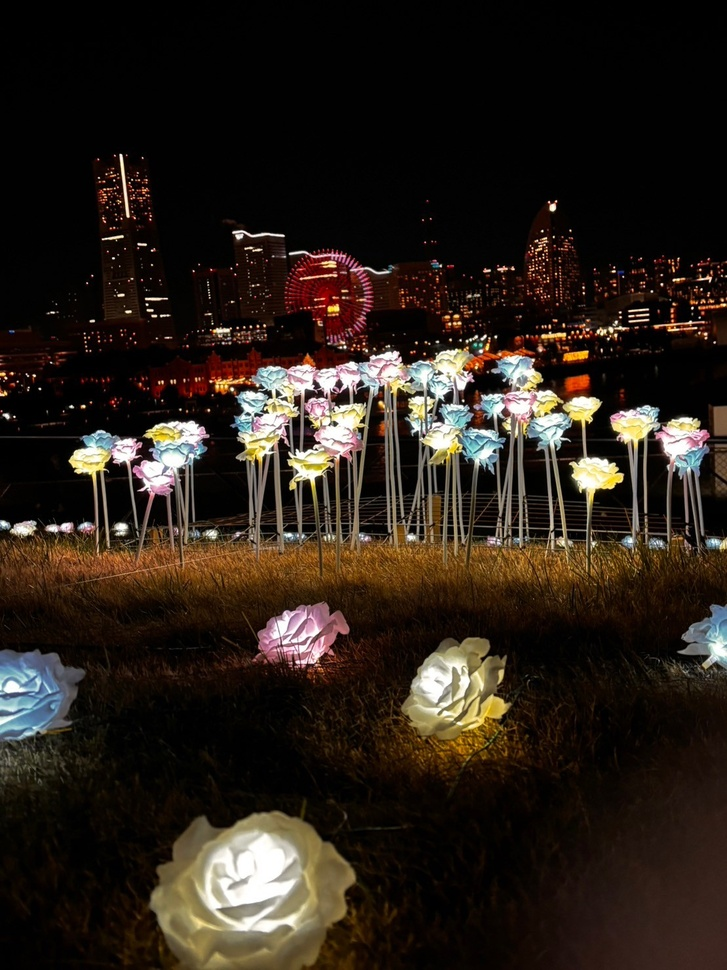
#> input picture img/flower.jpg, 727 x 970 px, shrunk from 1109 x 1479 before the run, found by its file name
$ python back_projection.py
#> lines starting #> are read from the running program, lines starting #| are printed output that depends on the picture; after the words box and inside, x2 and y2 are one past the last pixel; in counts of white or black regions, pixels touching at a corner belong together
import cv2
import numpy as np
import matplotlib.pyplot as plt

"""
画像の領域分割や画像中の対象物体の検出に使われる
→ 対象：白 , それ以外：黒
カラー画像を見た方が定義しやすい
→ 各画素がグラウンドに属している確率を計算していくことで画像から対象物体を抽出する
"""

# numpy ========================================================
roi  = cv2.imread('img/flower.jpg')
#> roi is the input picture: shape (970, 727, 3); mean B, G, R 25.2, 32.8, 41.9
hsv = cv2.cvtColor(roi, cv2.COLOR_BGR2HSV)
#> hsv: shape (970, 727, 3); mean H, S, V 21.1, 125, 42.8

target = cv2.imread('img/template.jpg')
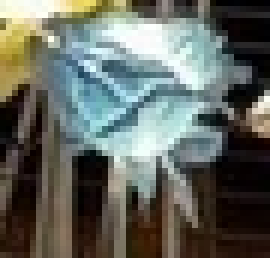
#> input picture img/template.jpg, 45 x 43 px, shrunk from 68 x 66 before the run, found by its file name (shown 6 times larger)
#> target is the input picture: shape (43, 45, 3); mean B, G, R 95.4, 103.1, 99.1
hsvt = cv2.cvtColor(target, cv2.COLOR_BGR2HSV)
#> hsvt: shape (43, 45, 3); mean H, S, V 54.1, 95, 111.2

# [17 lines of commented-out code are left out]
roihist = cv2.calcHist([hsv],[0, 1], None, [180, 256], [0, 180, 0, 256] )
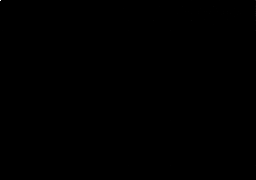
#> roihist: shape (180, 256) float32; min 0, max 203549, mean 15.3; drawn with min black and max white

# normalize histogram and apply backprojection
cv2.normalize(roihist,roihist,0,255,cv2.NORM_MINMAX)
dst = cv2.calcBackProject([hsvt],[0,1],roihist,[0,180,0,256],1)
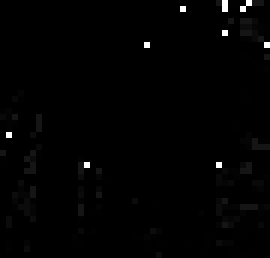
#> dst: shape (43, 45) (shown 6 times larger); min 0, max 255, mean 2.3

# Now convolute with circular disc
disc = cv2.getStructuringElement(cv2.MORPH_ELLIPSE,(5,5))
cv2.filter2D(dst,-1,disc,dst)
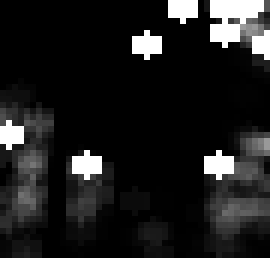
#> dst: shape (43, 45) (shown 6 times larger); min 0, max 255, mean 29.8

# threshold and binary AND
ret,thresh = cv2.threshold(dst,50,255,0)
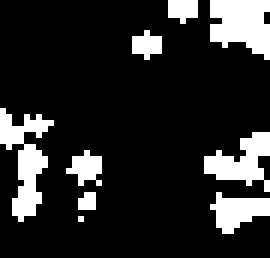
#> thresh: shape (43, 45) (shown 6 times larger); 16.1% white; 9 white regions (4 under 20 px), largest, box (x1, y1, x2, y2) and area: (0, 18, 9, 37) 76, (35, 0, 45, 10) 75, (34, 22, 45, 32) 56, (35, 32, 45, 39) 41, (11, 25, 17, 31) 22
thresh = cv2.merge((thresh,thresh,thresh))
res = cv2.bitwise_and(target,thresh)
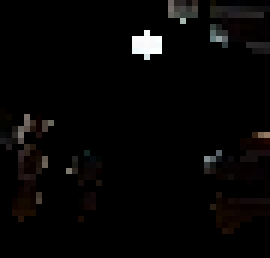
#> res: shape (43, 45, 3) (shown 6 times larger); mean B, G, R 5.1, 5.4, 6.2

res = np.vstack((target,thresh,res))
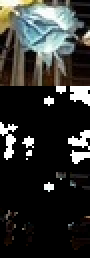
#> res: shape (129, 45, 3) (shown 2 times larger); mean B, G, R 47.2, 49.9, 48.8
cv2.imwrite('res.jpg',res)
